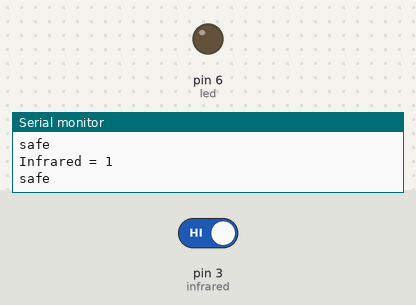
A sketch run on a simulated Arduino Uno, built with avr-gcc and run on an emulated ATmega328P. Parts: output pins drawn as LEDs (lit = HIGH), the last lines printed to the serial monitor. The inputs (shaded band) are chosen by the test bench; at power-on: pin 3 (infrared) HIGH.

Above: at 1.2 s.
1.3 s: pin 3 (infrared) driven LOW
At 2.6 s:
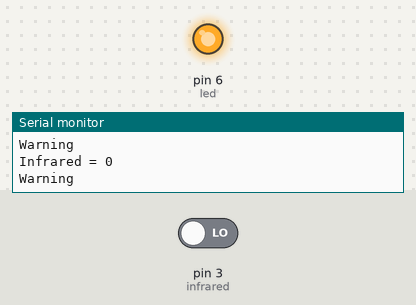
2.9 s: pin 3 (infrared) driven HIGH
At 4.0 s:
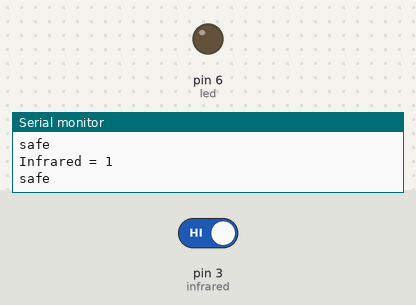
Timing chart, 0 to 5.9 s (numbered marks = the images above; inputs shaded):
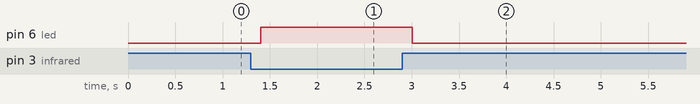

Measured:
- after the input at 1.3 s, pin 6 (led): LOW → HIGH after 0.10 s
- after the input at 2.9 s, pin 6 (led): HIGH → LOW after 0.10 s

The sketch:

led_3.ino
```cpp
int infrared = 3;
int led =6 ;

void setup() {
  // put your setup code here, to run once:
  pinMode(infrared,INPUT);
  pinMode(led,OUTPUT);
  Serial.begin(9600);
}

void loop() {
  // put your main code here, to run repeatedly:
  int state =digitalRead(infrared);
  Serial.print("Infrared = ");
  Serial.println(state);

  if(state == 0 ){
    digitalWrite(led,HIGH);
    digitalWrite(5,LOW);
    Serial.println("Warning");

  }else{
    digitalWrite(led,LOW);
    digitalWrite(5,HIGH);
    Serial.println("safe");
    }
    delay(200);
}
```
